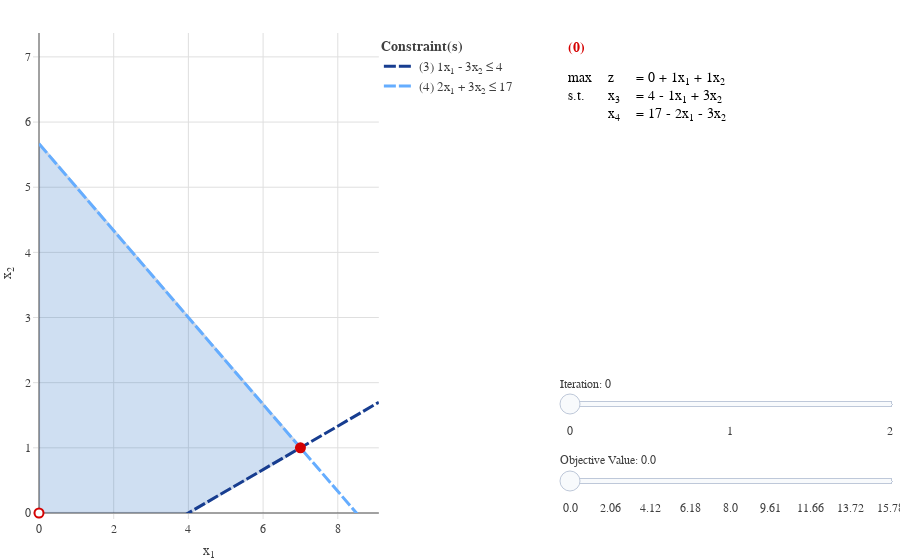

Notebook code for this chart:
### Markdown cell above
GILP chokes on unbounded problems. Did not take the time to investigate so i skipped EX2 and plot the region at the end of the notebook using matplotlib

### Code cell
if choice!="EX2":
  lp=LP(A,b,c)
  simplex_visual(lp).show()

### Figure 1 — Plotly figure (JSON) as saved in the notebook; plotly's stock layout.template omitted (floating-point values rounded to 4 significant figures)
{"data": [{"type": "scatter", "visible": false, "x": [9.1], "y": [7.367]}, {"fill": "toself", "fillcolor": "#1565c0", "line": {"color": "#003c8f", "width": 3}, "mode": "lines", "opacity": 0.2, "type": "scatter", "x": [0, 4, 7, 0, 0], "y": [0, 0, 1, 5.667, 0]}, {"hoverinfo": "text", "hoverlabel": {"align": "left", "bgcolor": "#ffffff", "bordercolor": "#404040", "font": {"color": "#404040", "family": "Arial"}}, "marker": {"color": "gray", "opacity": 1e-07, "size": 20}, "text": ["<b>BFS</b>: (0, 5.667, 21, -0)<br><b>B</b>: (2, 3, 4)<br><b>Obj</b>: 5.667", "<b>BFS</b>: (0, 0, 4, 17)<br><b>B</b>: (3, 4)<br><b>Obj</b>: 0", "<b>BFS</b>: (7, 1, 0, 0)<br><b>B</b>: (1, 2)<br><b>Obj</b>: 8", "<b>BFS</b>: (4, -0, 0, 9)<br><b>B</b>: (1, 4)<br><b>Obj</b>: 4"], "type": "scatter", "x": [0, 0, 7, 4], "y": [5.667, 0, 1, 0]}, {"line": {"dash": "12,3", "width": 3}, "mode": "lines", "name": "(3) 1x<sub>1</sub> - 3x<sub>2</sub> ≤ 4", "showlegend": true, "type": "scatter", "x": [0, 9.1], "y": [-1.333, 1.7]}, {"line": {"dash": "12,3", "width": 3}, "mode": "lines", "name": "(4) 2x<sub>1</sub> + 3x<sub>2</sub> ≤ 17", "showlegend": true, "type": "scatter", "x": [0, 9.1], "y": [5.667, -0.4]}, {"line": {"color": "#d50000", "width": 4}, "mode": "lines", "type": "scatter", "visible": false, "x": [0, 9.1], "y": [0, -9.1]}, {"line": {"color": "#d50000", "width": 4}, "mode": "lines", "type": "scatter", "visible": false, "x": [0, 9.1], "y": [0.69, -8.41]}, {"line": {"color": "#d50000", "width": 4}, "mode": "lines", "type": "scatter", "visible": false, "x": [0, 9.1], "y": [1.37, -7.73]}, {"line": {"color": "#d50000", "width": 4}, "mode": "lines", "type": "scatter", "visible": false, "x": [0, 9.1], "y": [2.06, -7.04]}, {"line": {"color": "#d50000", "width": 4}, "mode": "lines", "type": "scatter", "visible": false, "x": [0, 9.1], "y": [2.74, -6.36]}, {"line": {"color": "#d50000", "width": 4}, "mode": "lines", "type": "scatter", "visible": false, "x": [0, 9.1], "y": [3.43, -5.67]}, {"line": {"color": "#d50000", "width": 4}, "mode": "lines", "type": "scatter", "visible": false, "x": [0, 9.1], "y": [4.12, -4.98]}, {"line": {"color": "#d50000", "width": 4}, "mode": "lines", "type": "scatter", "visible": false, "x": [0, 9.1], "y": [4.8, -4.3]}, {"line": {"color": "#d50000", "width": 4}, "mode": "lines", "type": "scatter", "visible": false, "x": [0, 9.1], "y": [5.49, -3.61]}, {"line": {"color": "#d50000", "width": 4}, "mode": "lines", "type": "scatter", "visible": false, "x": [0, 9.1], "y": [6.18, -2.92]}, {"line": {"color": "#d50000", "width": 4}, "mode": "lines", "type": "scatter", "visible": false, "x": [0, 9.1], "y": [6.86, -2.24]}, {"line": {"color": "#d50000", "width": 4}, "mode": "lines", "type": "scatter", "visible": false, "x": [0, 9.1], "y": [7.55, -1.55]}, {"line": {"color": "#d50000", "width": 4}, "mode": "lines", "type": "scatter", "visible": false, "x": [0, 9.1], "y": [8, -1.1]}, {"line": {"color": "#d50000", "width": 4}, "mode": "lines", "type": "scatter", "visible": false, "x": [0, 9.1], "y": [8.23, -0.87]}, {"line": {"color": "#d50000", "width": 4}, "mode": "lines", "type": "scatter", "visible": false, "x": [0, 9.1], "y": [8.92, -0.18]}, {"line": {"color": "#d50000", "width": 4}, "mode": "lines", "type": "scatter", "visible": false, "x": [0, 9.1], "y": [9.61, 0.51]}, {"line": {"color": "#d50000", "width": 4}, "mode": "lines", "type": "scatter", "visible": false, "x": [0, 9.1], "y": [10.29, 1.19]}, {"line": {"color": "#d50000", "width": 4}, "mode": "lines", "type": "scatter", "visible": false, "x": [0, 9.1], "y": [10.98, 1.88]}, {"line": {"color": "#d50000", "width": 4}, "mode": "lines", "type": "scatter", "visible": false, "x": [0, 9.1], "y": [11.66, 2.56]}, {"line": {"color": "#d50000", "width": 4}, "mode": "lines", "type": "scatter", "visible": false, "x": [0, 9.1], "y": [12.35, 3.25]}, {"line": {"color": "#d50000", "width": 4}, "mode": "lines", "type": "scatter", "visible": false, "x": [0, 9.1], "y": [13.04, 3.94]}, {"line": {"color": "#d50000", "width": 4}, "mode": "lines", "type": "scatter", "visible": false, "x": [0, 9.1], "y": [13.72, 4.62]}, {"line": {"color": "#d50000", "width": 4}, "mode": "lines", "type": "scatter", "visible": false, "x": [0, 9.1], "y": [14.41, 5.31]}, {"line": {"color": "#d50000", "width": 4}, "mode": "lines", "type": "scatter", "visible": false, "x": [0, 9.1], "y": [15.09, 5.99]}, {"line": {"color": "#d50000", "width": 4}, "mode": "lines", "type": "scatter", "visible": false, "x": [0, 9.1], "y": [15.78, 6.68]}, {"line": {"color": "#d50000", "width": 4}, "mode": "lines", "type": "scatter", "visible": false, "x": [0, 9.1], "y": [16.47, 7.37]}, {"cells": {"align": ["left", "right", "left"], "font": {"size": 14}, "height": 25, "line": {"color": "#ffffff", "width": 1}, "values": [["max<br>s.t.<br> "], ["z<br>x<sub>3</sub><br>x<sub>4</sub>"], ["= 0 + 1x<sub>1</sub> + 1x<sub>2</sub><br>= 4 - 1x<sub>1</sub> + 3x<sub>2</sub><br>= 17 - 2x<sub>1</sub> - 3x<sub>2</sub>"]]}, "columnwidth": [0.1333, 0.06667, 0.8], "domain": {"x": [0.6053, 1], "y": [0, 1]}, "header": {"align": ["left", "right", "left"], "font": {"size": 14}, "height": 25, "line": {"color": "#ffffff", "width": 1}, "values": ["<b>(0)</b>", " ", " "]}, "type": "table", "visible": true}, {"line": {"color": "#d50000", "width": 10}, "mode": "lines", "type": "scatter", "visible": false, "x": [0, 2], "y": [0, 0]}, {"line": {"color": "#d50000", "width": 10}, "mode": "lines", "type": "scatter", "visible": false, "x": [0, 4], "y": [0, 0]}, {"cells": {"align": ["left", "right", "left"], "font": {"size": 14}, "height": 25, "line": {"color": "#ffffff", "width": 1}, "values": [["max<br>s.t.<br> ", "<b>(0)</b>", "max<br>s.t.<br> "], ["z<br>x<sub>1</sub><br>x<sub>4</sub>", " ", "z<br>x<sub>3</sub><br>x<sub>4</sub>"], ["= 4 + 4x<sub>2</sub> - 1x<sub>3</sub><br>= 4 + 3x<sub>2</sub> - 1x<sub>3</sub><br>= 9 - 9x<sub>2</sub> + 2x<sub>3</sub>", " ", "= 0 + 1x<sub>1</sub> + 1x<sub>2</sub><br>= 4 - 1x<sub>1</sub> + 3x<sub>2</sub><br>= 17 - 2x<sub>1</sub> - 3x<sub>2</sub>"]]}, "columnwidth": [0.1333, 0.06667, 0.8], "domain": {"x": [0.6053, 1], "y": [0, 1]}, "header": {"align": ["left", "right", "left"], "font": {"size": 14}, "height": 25, "line": {"color": "#ffffff", "width": 1}, "values": ["<b>(1)</b>", " ", " "]}, "type": "table"}, {"cells": {"align": ["left", "right", "left"], "font": {"size": 14}, "height": 25, "line": {"color": "#ffffff", "width": 1}, "values": [["max<br>s.t.<br> "], ["z<br>x<sub>1</sub><br>x<sub>4</sub>"], ["= 4 + 4x<sub>2</sub> - 1x<sub>3</sub><br>= 4 + 3x<sub>2</sub> - 1x<sub>3</sub><br>= 9 - 9x<sub>2</sub> + 2x<sub>3</sub>"]]}, "columnwidth": [0.1333, 0.06667, 0.8], "domain": {"x": [0.6053, 1], "y": [0, 1]}, "header": {"align": ["left", "right", "left"], "font": {"size": 14}, "height": 25, "line": {"color": "#ffffff", "width": 1}, "values": ["<b>(1)</b>", " ", " "]}, "type": "table"}, {"line": {"color": "#d50000", "width": 5}, "mode": "lines", "type": "scatter", "visible": false, "x": [4, 5.5], "y": [0, 0.5]}, {"line": {"color": "#d50000", "width": 5}, "mode": "lines", "type": "scatter", "visible": false, "x": [4, 7], "y": [0, 1]}, {"cells": {"align": ["left", "right", "left"], "font": {"size": 14}, "height": 25, "line": {"color": "#ffffff", "width": 1}, "values": [["max<br>s.t.<br> ", "<b>(1)</b>", "max<br>s.t.<br> "], ["z<br>x<sub>1</sub><br>x<sub>2</sub>", " ", "z<br>x<sub>1</sub><br>x<sub>4</sub>"], ["= 8 - 0.111x<sub>3</sub> - 0.444x<sub>4</sub><br>= 7 - 0.333x<sub>3</sub> - 0.333x<sub>4</sub><br>= 1 + 0.222x<sub>3</sub> - 0.111x<sub>4</sub>", " ", "= 4 + 4x<sub>2</sub> - 1x<sub>3</sub><br>= 4 + 3x<sub>2</sub> - 1x<sub>3</sub><br>= 9 - 9x<sub>2</sub> + 2x<sub>3</sub>"]]}, "columnwidth": [0.1333, 0.06667, 0.8], "domain": {"x": [0.6053, 1], "y": [0, 1]}, "header": {"align": ["left", "right", "left"], "font": {"size": 14}, "height": 25, "line": {"color": "#ffffff", "width": 1}, "values": ["<b>(2)</b>", " ", " "]}, "type": "table"}, {"cells": {"align": ["left", "right", "left"], "font": {"size": 14}, "height": 25, "line": {"color": "#ffffff", "width": 1}, "values": [["max<br>s.t.<br> "], ["z<br>x<sub>1</sub><br>x<sub>2</sub>"], ["= 8 - 0.111x<sub>3</sub> - 0.444x<sub>4</sub><br>= 7 - 0.333x<sub>3</sub> - 0.333x<sub>4</sub><br>= 1 + 0.222x<sub>3</sub> - 0.111x<sub>4</sub>"]]}, "columnwidth": [0.1333, 0.06667, 0.8], "domain": {"x": [0.6053, 1], "y": [0, 1]}, "header": {"align": ["left", "right", "left"], "font": {"size": 14}, "height": 25, "line": {"color": "#ffffff", "width": 1}, "values": ["<b>(2)</b>", " ", " "]}, "type": "table"}, {"type": "scatter", "x": [0], "y": [0]}, {"marker": {"color": "#d50000", "symbol": "circle"}, "type": "scatter", "x": [7], "y": [1]}], "layout": {"sliders": [{"active": 0, "currentvalue": {"prefix": "Objective Value: "}, "len": 0.3947, "lenmode": "fraction", "steps": [{"args": [{"visible": [false, null, null, null, null, true, false, false, false, false, false, false, false, false, false, false, false, false, false, false, false, false, false, false, false, false, false, false, false, false, false, false, false, false, false, false, false, false, false, false, false, false]}], "label": "0.0", "method": "update"}, {"args": [{"visible": [false, null, null, null, null, false, true, false, false, false, false, false, false, false, false, false, false, false, false, false, false, false, false, false, false, false, false, false, false, false, false, false, false, false, false, false, false, false, false, false, false, false]}], "label": "0.69", "method": "update"}, {"args": [{"visible": [false, null, null, null, null, false, false, true, false, false, false, false, false, false, false, false, false, false, false, false, false, false, false, false, false, false, false, false, false, false, false, false, false, false, false, false, false, false, false, false, false, false]}], "label": "1.37", "method": "update"}, {"args": [{"visible": [false, null, null, null, null, false, false, false, true, false, false, false, false, false, false, false, false, false, false, false, false, false, false, false, false, false, false, false, false, false, false, false, false, false, false, false, false, false, false, false, false, false]}], "label": "2.06", "method": "update"}, {"args": [{"visible": [false, null, null, null, null, false, false, false, false, true, false, false, false, false, false, false, false, false, false, false, false, false, false, false, false, false, false, false, false, false, false, false, false, false, false, false, false, false, false, false, false, false]}], "label": "2.74", "method": "update"}, {"args": [{"visible": [false, null, null, null, null, false, false, false, false, false, true, false, false, false, false, false, false, false, false, false, false, false, false, false, false, false, false, false, false, false, false, false, false, false, false, false, false, false, false, false, false, false]}], "label": "3.43", "method": "update"}, {"args": [{"visible": [false, null, null, null, null, false, false, false, false, false, false, true, false, false, false, false, false, false, false, false, false, false, false, false, false, false, false, false, false, false, false, false, false, false, false, false, false, false, false, false, false, false]}], "label": "4.12", "method": "update"}, {"args": [{"visible": [false, null, null, null, null, false, false, false, false, false, false, false, true, false, false, false, false, false, false, false, false, false, false, false, false, false, false, false, false, false, false, false, false, false, false, false, false, false, false, false, false, false]}], "label": "4.8", "method": "update"}, {"args": [{"visible": [false, null, null, null, null, false, false, false, false, false, false, false, false, true, false, false, false, false, false, false, false, false, false, false, false, false, false, false, false, false, false, false, false, false, false, false, false, false, false, false, false, false]}], "label": "5.49", "method": "update"}, {"args": [{"visible": [false, null, null, null, null, false, false, false, false, false, false, false, false, false, true, false, false, false, false, false, false, false, false, false, false, false, false, false, false, false, false, false, false, false, false, false, false, false, false, false, false, false]}], "label": "6.18", "method": "update"}, {"args": [{"visible": [false, null, null, null, null, false, false, false, false, false, false, false, false, false, false, true, false, false, false, false, false, false, false, false, false, false, false, false, false, false, false, false, false, false, false, false, false, false, false, false, false, false]}], "label": "6.86", "method": "update"}, {"args": [{"visible": [false, null, null, null, null, false, false, false, false, false, false, false, false, false, false, false, true, false, false, false, false, false, false, false, false, false, false, false, false, false, false, false, false, false, false, false, false, false, false, false, false, false]}], "label": "7.55", "method": "update"}, {"args": [{"visible": [false, null, null, null, null, false, false, false, false, false, false, false, false, false, false, false, false, true, false, false, false, false, false, false, false, false, false, false, false, false, false, false, false, false, false, false, false, false, false, false, false, false]}], "label": "8.0", "method": "update"}, {"args": [{"visible": [false, null, null, null, null, false, false, false, false, false, false, false, false, false, false, false, false, false, true, false, false, false, false, false, false, false, false, false, false, false, false, false, false, false, false, false, false, false, false, false, false, false]}], "label": "8.23", "method": "update"}, {"args": [{"visible": [false, null, null, null, null, false, false, false, false, false, false, false, false, false, false, false, false, false, false, true, false, false, false, false, false, false, false, false, false, false, false, false, false, false, false, false, false, false, false, false, false, false]}], "label": "8.92", "method": "update"}, {"args": [{"visible": [false, null, null, null, null, false, false, false, false, false, false, false, false, false, false, false, false, false, false, false, true, false, false, false, false, false, false, false, false, false, false, false, false, false, false, false, false, false, false, false, false, false]}], "label": "9.61", "method": "update"}, {"args": [{"visible": [false, null, null, null, null, false, false, false, false, false, false, false, false, false, false, false, false, false, false, false, false, true, false, false, false, false, false, false, false, false, false, false, false, false, false, false, false, false, false, false, false, false]}], "label": "10.29", "method": "update"}, {"args": [{"visible": [false, null, null, null, null, false, false, false, false, false, false, false, false, false, false, false, false, false, false, false, false, false, true, false, false, false, false, false, false, false, false, false, false, false, false, false, false, false, false, false, false, false]}], "label": "10.98", "method": "update"}, {"args": [{"visible": [false, null, null, null, null, false, false, false, false, false, false, false, false, false, false, false, false, false, false, false, false, false, false, true, false, false, false, false, false, false, false, false, false, false, false, false, false, false, false, false, false, false]}], "label": "11.66", "method": "update"}, {"args": [{"visible": [false, null, null, null, null, false, false, false, false, false, false, false, false, false, false, false, false, false, false, false, false, false, false, false, true, false, false, false, false, false, false, false, false, false, false, false, false, false, false, false, false, false]}], "label": "12.35", "method": "update"}, {"args": [{"visible": [false, null, null, null, null, false, false, false, false, false, false, false, false, false, false, false, false, false, false, false, false, false, false, false, false, true, false, false, false, false, false, false, false, false, false, false, false, false, false, false, false, false]}], "label": "13.04", "method": "update"}, {"args": [{"visible": [false, null, null, null, null, false, false, false, false, false, false, false, false, false, false, false, false, false, false, false, false, false, false, false, false, false, true, false, false, false, false, false, false, false, false, false, false, false, false, false, false, false]}], "label": "13.72", "method": "update"}, {"args": [{"visible": [false, null, null, null, null, false, false, false, false, false, false, false, false, false, false, false, false, false, false, false, false, false, false, false, false, false, false, true, false, false, false, false, false, false, false, false, false, false, false, false, false, false]}], "label": "14.41", "method": "update"}, {"args": [{"visible": [false, null, null, null, null, false, false, false, false, false, false, false, false, false, false, false, false, false, false, false, false, false, false, false, false, false, false, false, true, false, false, false, false, false, false, false, false, false, false, false, false, false]}], "label": "15.09", "method": "update"}, {"args": [{"visible": [false, null, null, null, null, false, false, false, false, false, false, false, false, false, false, false, false, false, false, false, false, false, false, false, false, false, false, false, false, true, false, false, false, false, false, false, false, false, false, false, false, false]}], "label": "15.78", "method": "update"}], "tickcolor": "white", "ticklen": 0, "x": 0.6053, "xanchor": "left", "y": 0.01, "yanchor": "bottom"}, {"active": 0, "currentvalue": {"prefix": "Iteration: "}, "len": 0.3947, "lenmode": "fraction", "steps": [{"args": [{"visible": [false, null, null, null, null, false, false, false, false, false, false, false, false, false, false, false, false, false, false, false, false, false, false, false, false, false, false, false, false, false, false, true, false, false, false, false, false, false, false, false, true, true]}], "label": "0", "method": "update"}, {"args": [{"visible": [false, null, null, null, null, false, false, false, false, false, false, false, false, false, false, false, false, false, false, false, false, false, false, false, false, false, false, false, false, false, false, false, true, false, true, false, false, false, false, false, true, true]}], "label": "", "method": "update"}, {"args": [{"visible": [false, null, null, null, null, false, false, false, false, false, false, false, false, false, false, false, false, false, false, false, false, false, false, false, false, false, false, false, false, false, false, false, true, true, false, true, false, false, false, false, true, true]}], "label": "1", "method": "update"}, {"args": [{"visible": [false, null, null, null, null, false, false, false, false, false, false, false, false, false, false, false, false, false, false, false, false, false, false, false, false, false, false, false, false, false, false, false, true, true, false, false, true, false, true, false, true, true]}], "label": "", "method": "update"}, {"args": [{"visible": [false, null, null, null, null, false, false, false, false, false, false, false, false, false, false, false, false, false, false, false, false, false, false, false, false, false, false, false, false, false, false, false, true, true, false, false, true, true, false, true, true, true]}], "label": "2", "method": "update"}], "tickcolor": "white", "ticklen": 0, "x": 0.6053, "xanchor": "left", "y": 0.17, "yanchor": "bottom"}], "xaxis": {"anchor": "y", "domain": [0, 0.3947], "range": [0, 9.1]}, "xaxis2": {"domain": [0.5, 1], "range": [0, 1], "visible": false}, "yaxis": {"anchor": "x", "domain": [0, 1], "range": [0, 7.367]}, "yaxis2": {"domain": [0.15, 1], "range": [0, 1], "visible": false}}}
